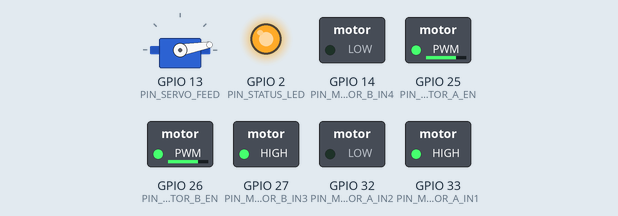
Bench run of a sketch on a simulated ESP32. On the bench: servo, switched loads named in the sketch (green lamp = pin HIGH), output pins drawn as LEDs (lit = HIGH). What the sketch prints to the serial monitor is not drawn.

Above: at 0.05 s.
At 0.95 s:
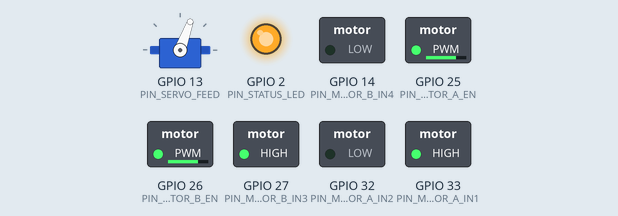
Timing chart, 0 to 6.9 s (numbered marks = the images above):
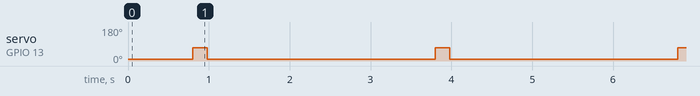

The sketch:

esp32_tennis_launcher.ino
```cpp
/*
	ESP32 Tennis Ball Launcher

	Функционал:
	- Два двигателя (колёса) для выталкивания мяча (через драйвер моторов, например L298N / BTS7960)
	- Серво-подача мяча
	- Управление ИК-пультом (Arduino-IRremote v3.x)
	- Автоматический выстрел каждые 3 секунды (настраиваемо)

	Подключение (пример, при необходимости поменяйте пины под вашу схему):
	- IR-приёмник: GPIO 15
	- Двигатель A: ENA PWM GPIO 25, IN1 GPIO 33, IN2 GPIO 32
	- Двигатель B: ENB PWM GPIO 26, IN3 GPIO 27, IN4 GPIO 14
	- Серво-подача: GPIO 13
	- Статус LED: GPIO 2 (встроенный у большинства ESP32 DevKit)

	Зависимости (установите через менеджер библиотек Arduino):
	- Arduino-IRremote (by Armin Joachimsmeyer), v3.x
	- ESP32Servo (by Kevin Harrington et al.)
*/

#include <Arduino.h>
#include <IRremote.hpp>     // v3.x API: IrReceiver
#include <ESP32Servo.h>

// ------ Пины (меняйте при необходимости) ------
static const int PIN_IR_RECEIVER = 15;

static const int PIN_MOTOR_A_EN = 25; // PWM
static const int PIN_MOTOR_A_IN1 = 33;
static const int PIN_MOTOR_A_IN2 = 32;

static const int PIN_MOTOR_B_EN = 26; // PWM
static const int PIN_MOTOR_B_IN3 = 27;
static const int PIN_MOTOR_B_IN4 = 14;

static const int PIN_SERVO_FEED = 13;
static const int PIN_STATUS_LED = 2; // встроенный светодиод

// ------ PWM для двигателей ------
static const int PWM_FREQ_HZ = 20000;      // 20 kHz, тихая ШИМ для моторов
static const int PWM_RES_BITS = 10;         // 10 бит (0..1023)
static const int PWM_CHANNEL_MOTOR_A = 0;   // каналы PWM ESP32
static const int PWM_CHANNEL_MOTOR_B = 1;

// ------ Параметры серво ------
static const int SERVO_MIN_US = 500;        // границы импульсов (зависят от сервопривода)
static const int SERVO_MAX_US = 2400;
static const int SERVO_OPEN_DEG = 70;       // угол открытия заслонки
static const int SERVO_CLOSED_DEG = 10;     // угол закрытия
static const uint32_t SERVO_OPEN_HOLD_MS = 180; // удержание в открытом положении
static const uint32_t SERVO_COOLDOWN_MS = 300;  // небольшая задержка после закрытия

// ------ Управление стрельбой ------
static const uint32_t DEFAULT_FEED_INTERVAL_MS = 3000; // каждые 3 секунды
static const uint32_t MIN_FEED_INTERVAL_MS = 800;      // минимальная пауза между подачами
static const uint32_t MAX_FEED_INTERVAL_MS = 10000;    // максимальная пауза

// Скорость моторов в процентах (0..100)
static const int DEFAULT_MOTOR_SPEED_PERCENT = 75;
static const int MIN_MOTOR_SPEED_PERCENT = 40;      // слишком маленькая скорость может зажёвывать мяч
static const int MAX_MOTOR_SPEED_PERCENT = 100;

// Время раскрутки колёс после старта
static const uint32_t WARMUP_MS = 800;

// ------ Коды ИК-пульта (примерные; замените под ваш пульт) ------
// Подключите Serial и смотрите вывод, чтобы узнать реальные коды и обновить константы ниже.
// Значения IrReceiver.decodedIRData.command для NEC-пультов часто совпадают с этими примерами,
// но у разных пультов будут другие цифры.
static const uint8_t IR_CMD_TOGGLE_RUN     = 0x45; // POWER
static const uint8_t IR_CMD_SPEED_UP       = 0x46; // VOL+
static const uint8_t IR_CMD_SPEED_DOWN     = 0x15; // VOL-
static const uint8_t IR_CMD_MANUAL_FEED    = 0x44; // PLAY/PAUSE
static const uint8_t IR_CMD_INTERVAL_UP    = 0x40; // >>| next
static const uint8_t IR_CMD_INTERVAL_DOWN  = 0x19; // |<< prev
static const uint8_t IR_CMD_EMERGENCY_STOP = 0x47; // STOP

// ------ Состояния ------
enum FeedState {
	FEED_IDLE = 0,
	FEED_OPENING,
	FEED_OPEN_HOLD,
	FEED_CLOSING,
	FEED_COOLDOWN
};

static FeedState feedState = FEED_IDLE;
static uint32_t feedStateChangedAtMs = 0;

static bool isRunning = true; // автоподача включена
static uint32_t nextAutoFeedAtMs = 0;
static uint32_t feedIntervalMs = DEFAULT_FEED_INTERVAL_MS;
static int motorSpeedPercent = DEFAULT_MOTOR_SPEED_PERCENT;
static bool motorsEnabled = false; // факт поданы ли обороты на моторы

Servo feedServo;

// ------ Вспомогательные функции ------
static int percentToDuty10bit(int percent) {
	percent = constrain(percent, 0, 100);
	const int maxDuty = (1 << PWM_RES_BITS) - 1; // 1023
	return (maxDuty * percent) / 100;
}

static void setMotorDirectionsForward() {
	digitalWrite(PIN_MOTOR_A_IN1, HIGH);
	digitalWrite(PIN_MOTOR_A_IN2, LOW);
	digitalWrite(PIN_MOTOR_B_IN3, HIGH);
	digitalWrite(PIN_MOTOR_B_IN4, LOW);
}

static void stopMotors() {
	ledcWrite(PWM_CHANNEL_MOTOR_A, 0);
	ledcWrite(PWM_CHANNEL_MOTOR_B, 0);
	motorsEnabled = false;
}

static void applyMotorSpeed() {
	const int duty = percentToDuty10bit(motorSpeedPercent);
	ledcWrite(PWM_CHANNEL_MOTOR_A, duty);
	ledcWrite(PWM_CHANNEL_MOTOR_B, duty);
	motorsEnabled = (duty > 0);
}

static void startMotorsIfNeeded() {
	if (!motorsEnabled) {
		setMotorDirectionsForward();
		applyMotorSpeed();
	}
}

static void updateMotorsByRunState() {
	if (isRunning || feedState != FEED_IDLE) {
		startMotorsIfNeeded();
	} else {
		stopMotors();
	}
}

static void requestFeed() {
	if (feedState == FEED_IDLE) {
		feedState = FEED_OPENING;
		feedStateChangedAtMs = millis();
	}
}

static void updateFeeder() {
	switch (feedState) {
		case FEED_IDLE:
			break;
		case FEED_OPENING:
			feedServo.write(SERVO_OPEN_DEG);
			feedState = FEED_OPEN_HOLD;
			feedStateChangedAtMs = millis();
			break;
		case FEED_OPEN_HOLD:
			if (millis() - feedStateChangedAtMs >= SERVO_OPEN_HOLD_MS) {
				feedState = FEED_CLOSING;
				feedStateChangedAtMs = millis();
			}
			break;
		case FEED_CLOSING:
			feedServo.write(SERVO_CLOSED_DEG);
			feedState = FEED_COOLDOWN;
			feedStateChangedAtMs = millis();
			break;
		case FEED_COOLDOWN:
			if (millis() - feedStateChangedAtMs >= SERVO_COOLDOWN_MS) {
				feedState = FEED_IDLE;
			}
			break;
	}
}

static void handleAutoFeed() {
	if (!isRunning) return;
	if (feedState != FEED_IDLE) return;
	const uint32_t now = millis();
	if ((int32_t)(now - nextAutoFeedAtMs) >= 0) {
		requestFeed();
		nextAutoFeedAtMs = now + feedIntervalMs;
	}
}

static void printStatus() {
	Serial.print("RUN="); Serial.print(isRunning ? "ON" : "OFF");
	Serial.print(" | speed%="); Serial.print(motorSpeedPercent);
	Serial.print(" | interval(ms)="); Serial.println(feedIntervalMs);
}

static void onToggleRun() {
	isRunning = !isRunning;
	digitalWrite(PIN_STATUS_LED, isRunning ? HIGH : LOW);
	if (isRunning) {
		// Небольшая задержка до первой подачи, чтобы колёса раскрутились
		nextAutoFeedAtMs = millis() + WARMUP_MS;
		startMotorsIfNeeded();
	} else {
		stopMotors();
	}
	printStatus();
}

static void onEmergencyStop() {
	isRunning = false;
	stopMotors();
	digitalWrite(PIN_STATUS_LED, LOW);
	printStatus();
}

static void onSpeedUp() {
	motorSpeedPercent = constrain(motorSpeedPercent + 5, MIN_MOTOR_SPEED_PERCENT, MAX_MOTOR_SPEED_PERCENT);
	if (isRunning) applyMotorSpeed();
	printStatus();
}

static void onSpeedDown() {
	motorSpeedPercent = constrain(motorSpeedPercent - 5, MIN_MOTOR_SPEED_PERCENT, MAX_MOTOR_SPEED_PERCENT);
	if (isRunning) applyMotorSpeed();
	printStatus();
}

static void onIntervalUp() {
	feedIntervalMs = constrain(feedIntervalMs + 250, MIN_FEED_INTERVAL_MS, MAX_FEED_INTERVAL_MS);
	printStatus();
}

static void onIntervalDown() {
	feedIntervalMs = constrain(feedIntervalMs - 250, MIN_FEED_INTERVAL_MS, MAX_FEED_INTERVAL_MS);
	printStatus();
}

static void onManualFeed() {
	// При ручной подаче убеждаемся, что моторы крутятся
	if (!isRunning) {
		startMotorsIfNeeded();
	}
	requestFeed();
	printStatus();
}

static void handleIrRemote() {
	if (!IrReceiver.decode()) return;

	// Получаем основную информацию
	auto &data = IrReceiver.decodedIRData;
	const bool isRepeat = (data.flags & IRDATA_FLAGS_IS_REPEAT);

	// Для отладки выводим краткие данные
	Serial.print("IR: prot="); Serial.print(data.protocol);
	Serial.print(" addr="); Serial.print(data.address, HEX);
	Serial.print(" cmd="); Serial.print(data.command, HEX);
	Serial.print(" repeat="); Serial.println(isRepeat ? "Y" : "N");

	// Обработка команд по коду command (подходит для NEC-пультов)
	if (!isRepeat) {
		switch (data.command) {
			case IR_CMD_TOGGLE_RUN:     onToggleRun(); break;
			case IR_CMD_EMERGENCY_STOP: onEmergencyStop(); break;
			case IR_CMD_SPEED_UP:       onSpeedUp(); break;
			case IR_CMD_SPEED_DOWN:     onSpeedDown(); break;
			case IR_CMD_INTERVAL_UP:    onIntervalUp(); break;
			case IR_CMD_INTERVAL_DOWN:  onIntervalDown(); break;
			case IR_CMD_MANUAL_FEED:    onManualFeed(); break;
			default:
				// Если коды не совпали — посмотрите вывод в Serial и скорректируйте константы IR_CMD_*
				break;
		}
	}

	IrReceiver.resume();
}

void setup() {
	Serial.begin(115200);
	Serial.println();
	Serial.println("ESP32 Tennis Ball Launcher starting...");

	pinMode(PIN_STATUS_LED, OUTPUT);
	digitalWrite(PIN_STATUS_LED, isRunning ? HIGH : LOW);

	// Драйвер моторов: настраиваем пины
	pinMode(PIN_MOTOR_A_IN1, OUTPUT);
	pinMode(PIN_MOTOR_A_IN2, OUTPUT);
	pinMode(PIN_MOTOR_B_IN3, OUTPUT);
	pinMode(PIN_MOTOR_B_IN4, OUTPUT);

	// Настройка PWM каналов для моторов
	ledcSetup(PWM_CHANNEL_MOTOR_A, PWM_FREQ_HZ, PWM_RES_BITS);
	ledcSetup(PWM_CHANNEL_MOTOR_B, PWM_FREQ_HZ, PWM_RES_BITS);
	ledcAttachPin(PIN_MOTOR_A_EN, PWM_CHANNEL_MOTOR_A);
	ledcAttachPin(PIN_MOTOR_B_EN, PWM_CHANNEL_MOTOR_B);

	// Серво
	ESP32PWM::allocateTimer(0);
	ESP32PWM::allocateTimer(1);
	ESP32PWM::allocateTimer(2);
	ESP32PWM::allocateTimer(3);
	feedServo.setPeriodHertz(50); // стандартная частота для серв
	feedServo.attach(PIN_SERVO_FEED, SERVO_MIN_US, SERVO_MAX_US);
	feedServo.write(SERVO_CLOSED_DEG);

	// IR-приёмник
	IrReceiver.begin(PIN_IR_RECEIVER, ENABLE_LED_FEEDBACK);
	Serial.println("IR receiver ready");

	// Начальные состояния
	setMotorDirectionsForward();
	if (isRunning) {
		applyMotorSpeed();
		nextAutoFeedAtMs = millis() + WARMUP_MS; // даём время на раскрутку перед первой подачей
	} else {
		stopMotors();
		nextAutoFeedAtMs = millis() + feedIntervalMs;
	}

	printStatus();
}

void loop() {
	// Обработчик ИК-пульта
	handleIrRemote();

	// Управление моторами в зависимости от режима
	updateMotorsByRunState();

	// Автоподача
	handleAutoFeed();

	// Сервопривод подачи — состояние/таймеры
	updateFeeder();
}
```

Measured:
- by itself, servo on GPIO 13 (PIN_SERVO_FEED): alternates 70° for 0.18 s and 10° for 2.8 s
